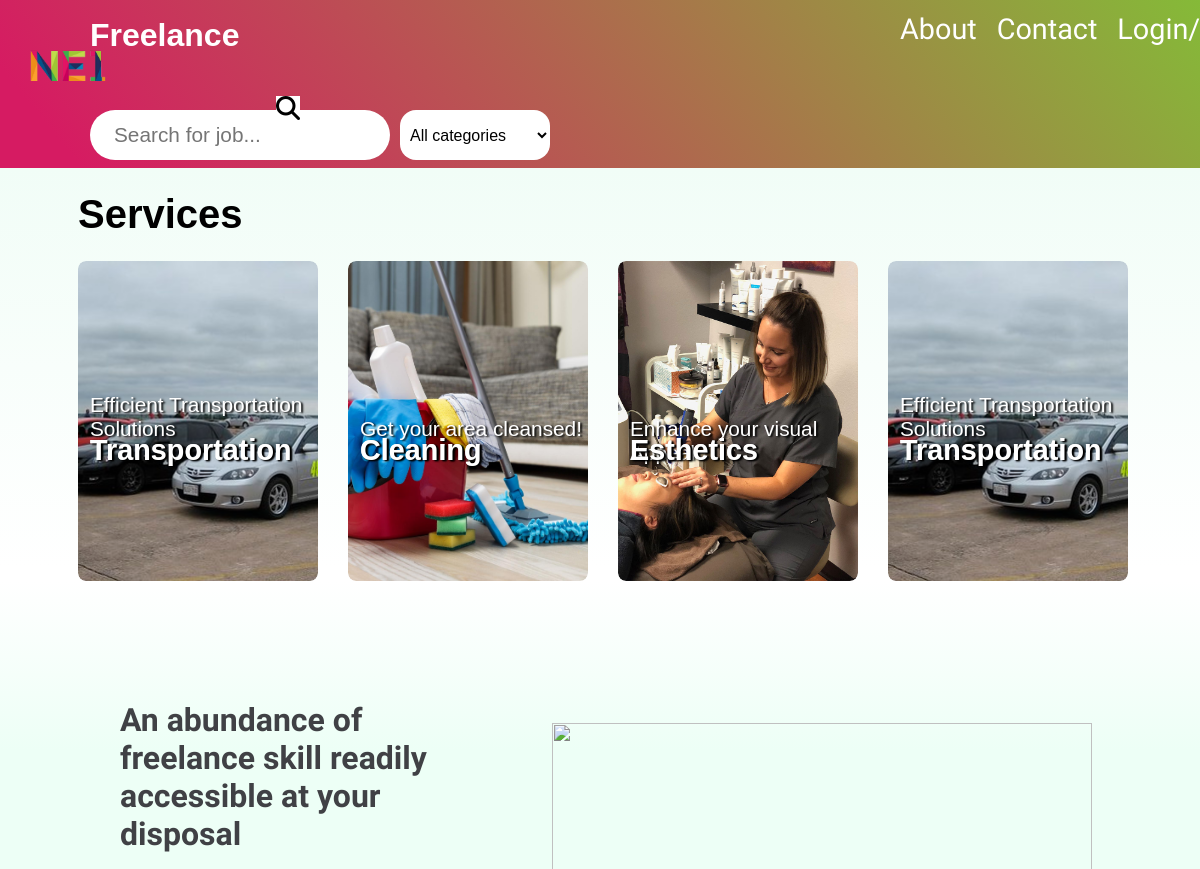
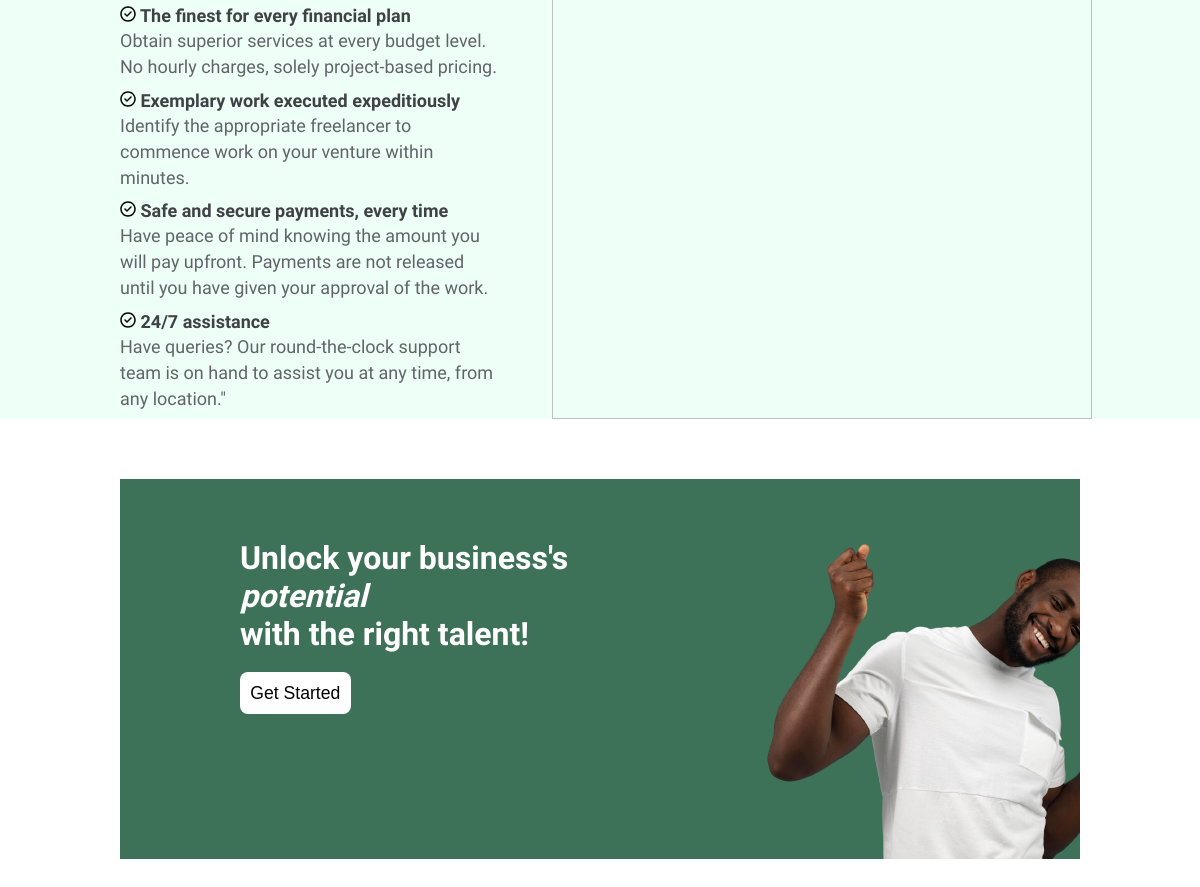
The page / on the database its author committed (2 pictures, top to bottom).
### home/models.py (models this page shows, shortened)
class Service(models.Model):
    title = models.CharField(max_length=50)
    tagline = models.CharField(max_length=100, default = '')
    image = models.ImageField(upload_to='services/', blank=True, null=True)

### home/views.py (the view)
# urls.py: path('',home_view.index, name = 'home_page'), #ne1freelance.com - Home page
def index(request):
    services = Service.objects.all()
    job_category = JobCategory.objects.all()
    if request.user.is_authenticated: #if they are logged in
        return redirect("search_jobs")
    else:
        return render(request,'home/index.html' , {'services' : services, 'job_category': job_category})

### templates/home/index.html (shortened to what this page needs)
<html lang="en">
<head>
    {% load static %}
    <link rel="stylesheet" href="{% static 'css/home/index.css' %}">
</head>
<body>
<header class="header">
 {% if user.is_authenticated %}
 <nav class="logged_in-navbar">
    <ul class="nav nav-tabs">
        <li class="nav-item dropdown">
          <a class="nav-link dropdown-toggle" data-bs-toggle="dropdown" href="#" role="button" aria-expanded="false">
            <i class="fa-solid fa-circle active-status"></i>{{user.username}}
        </a>
          <ul class="dropdown-menu">
            <li><a class="dropdown-item" href="{% url 'job_form' %}">Create job</a></li>
            <li><a class="dropdown-item" href="{% url 'logout' %}">Logout</a></li>
          </ul>
        </li>
            <li class="nav-item"><a class="nav-link" href="{% url 'about_us' %}">About</a></li>
                <li class="nav-item"><a class="nav-link" href="{% url 'contact' %}">Contact</a></li>
      </ul>
 </nav>
{% else %}
 <nav class="logged_out-navbar">
     <ul>
         <li class="nav-item"><a class="nav-link" href="{% url 'about_us' %}">About</a></li>
             <li class="nav-item"><a class="nav-link" href="{% url 'contact' %}">Contact</a></li>
                 <li class="nav-item"><a class="nav-link" href="{% url 'login' %}">Login/Signup</a></li>
     </ul>
 </nav>
{% endif %}
    <div class="red-gradient">
        <img class = "logo" src="{% static 'images/logo.png' %}" alt="logo">
        <h1 class="title"><b>Freelance</b></h1>
        <form class="search_form" method="GET" action="{% url 'search_jobs' %}">
            <input class="search" type="text" placeholder="Search for job..." name="search" required>
            <select name="category" class="category">
                <option value="">All categories</option>
            </select>
            <button class="search-btn" type="submit" title="search button">
                <i class="fa fa-search"></i>
            </button>
        </form>
    </div>
</header>
    <main class="main-container">
        <div class="flexible-services">
            <h2>Services</h2>
        <div class="services">
            {% for service in services %}
            <div class="service service{{ forloop.counter }}">
                {% if service.title == 'Transportation' %}
                <p class="service-title" id="transportation-title">{{ service.tagline }}</p>
                {% else %}
                <p class="service-title">{{ service.tagline }}</p>
                    {% endif %}
                    <p class="service-title-span">{{ service.title }}</p>
                {% if service.title == 'Transportation' %}
                    <p class="service-title-span"  id="transportation-span">{{ service.title }}</p>
                    {% else %}
                    <p class="service-title-span">{{ service.title }}</p>
                        {% endif %}
                {% if service.image %}
                <img class="service-img" src="{{ service.image.url }}" alt="{{ service.title }}">
                {% else %}
                <style>
                    .service{
                        background-color: rgb(98, 98, 98);
                    }
                </style>
                {% endif %}
            </div>
            {% endfor %}
        </div>
        </div>
        <div class="reassurance-flex-box">
            <div class="text">
                <h3>An abundance of freelance skill readily accessible at your disposal</h3>
                <br>
                <ul>
                    <li class="sub-heading">
                        <p class="bold">
                             The finest for every financial plan</p>
                        <p class="info">Obtain superior services at every budget level. No hourly charges, solely project-based pricing.</p>
                    </li>
                    <li class="sub-heading">
                        <p class="bold">
                             Exemplary work executed expeditiously</p>
                        <p class="info">Identify the appropriate freelancer to commence work on your venture within minutes.</p>
                    </li>
                    <li class="sub-heading">
                        <p class="bold">
                             Safe and secure payments, every time</p>
                        <p class="info">Have peace of mind knowing the amount you will pay upfront. Payments are not released until you have given your approval of the work.</p>
                    </li>
                    <li class="sub-heading">
                        <p class="bold">
                             24/7 assistance
                        </p>
                        <p class="info">Have queries? Our round-the-clock support team is on hand to assist you at any time, from any location."</p>
                    </li>
                </ul>
            </div>
            <div class="image-container">
                <img class="image" src="https://fiverr-res.cloudinary.com/q_auto,f_auto,w_700,dpr_1.0/v1/attachments/generic_asset/asset/089e3bb9352f90802ad07ad9f6a4a450-1599517407052/selling-proposition-still-1400-x1.png" alt="">
            </div>
        </div>
        <div class="getStarted">
            <div>
                <h5>Unlock your business's <i>potential</i> <br>
                    with the right talent!</h5>
                    <br>
                <button class="getStarted-btn" title="get started button"><a href="{% url 'register' %}">Get Started</a></button>
            </div>
            <div class="image">
                <img src="{% static 'images/man.png'%}" alt="Black guy in white jersey excited">
            </div>
        </div>
<br><br>
    </main>
</body>
</html>

### rows shown on the page
Service: tagline "Efficient Transportation Solutions", title "Transportation", image (picture)
Service: tagline "Get your area cleansed!", title "Cleaning", image (picture)
Service: tagline "Enhance your visual Appeal", title "Esthetics", image (picture)
Service: tagline "Efficient Transportation Solutions", title "Transportation", image (picture)
